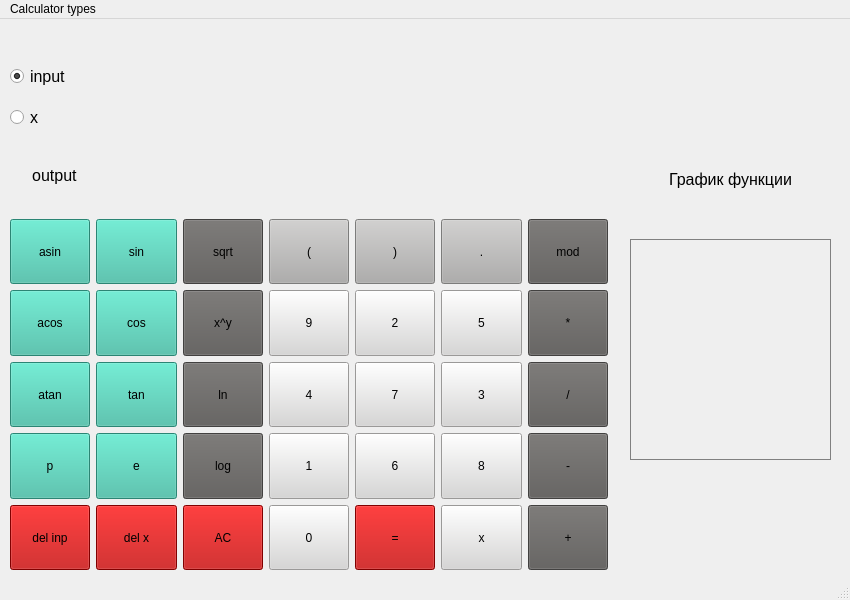
<?xml version="1.0" encoding="UTF-8"?>
<ui version="4.0">
 <class>MainWindow</class>
 <widget class="QMainWindow" name="MainWindow">
  <property name="enabled">
   <bool>true</bool>
  </property>
  <property name="geometry">
   <rect>
    <x>0</x>
    <y>0</y>
    <width>850</width>
    <height>600</height>
   </rect>
  </property>
  <property name="windowTitle">
   <string>Calculator</string>
  </property>
  <widget class="QWidget" name="centralwidget">
   <widget class="QWidget" name="layoutWidget">
    <property name="geometry">
     <rect>
      <x>10</x>
      <y>40</y>
      <width>601</width>
      <height>151</height>
     </rect>
    </property>
    <layout class="QGridLayout" name="gridLayout_2_main" rowstretch="1,1,2" columnstretch="1,5" rowminimumheight="1,1,1">
     <property name="sizeConstraint">
      <enum>QLayout::SetDefaultConstraint</enum>
     </property>
     <item row="0" column="1">
      <widget class="QLabel" name="label_input_enter">
       <property name="sizePolicy">
        <sizepolicy hsizetype="Preferred" vsizetype="MinimumExpanding">
         <horstretch>0</horstretch>
         <verstretch>0</verstretch>
        </sizepolicy>
       </property>
       <property name="font">
        <font>
         <pointsize>12</pointsize>
        </font>
       </property>
       <property name="styleSheet">
        <string notr="true">QLabel {
border:1px solid gray;
}

background-color:white;</string>
       </property>
       <property name="text">
        <string/>
       </property>
       <property name="textInteractionFlags">
        <set>Qt::LinksAccessibleByMouse</set>
       </property>
      </widget>
     </item>
     <item row="1" column="1">
      <widget class="QLabel" name="label_x_enter">
       <property name="sizePolicy">
        <sizepolicy hsizetype="Preferred" vsizetype="MinimumExpanding">
         <horstretch>0</horstretch>
         <verstretch>0</verstretch>
        </sizepolicy>
       </property>
       <property name="font">
        <font>
         <pointsize>12</pointsize>
        </font>
       </property>
       <property name="styleSheet">
        <string notr="true">QLabel {
border:1px solid gray;
}

background-color:white;</string>
       </property>
       <property name="text">
        <string/>
       </property>
      </widget>
     </item>
     <item row="2" column="0" alignment="Qt::AlignLeft">
      <widget class="QLabel" name="label_output">
       <property name="sizePolicy">
        <sizepolicy hsizetype="Preferred" vsizetype="MinimumExpanding">
         <horstretch>0</horstretch>
         <verstretch>0</verstretch>
        </sizepolicy>
       </property>
       <property name="font">
        <font>
         <pointsize>12</pointsize>
        </font>
       </property>
       <property name="styleSheet">
        <string notr="true"/>
       </property>
       <property name="text">
        <string>     output</string>
       </property>
      </widget>
     </item>
     <item row="2" column="1">
      <widget class="QLabel" name="label_output_enter">
       <property name="sizePolicy">
        <sizepolicy hsizetype="Preferred" vsizetype="MinimumExpanding">
         <horstretch>0</horstretch>
         <verstretch>0</verstretch>
        </sizepolicy>
       </property>
       <property name="font">
        <font>
         <pointsize>12</pointsize>
        </font>
       </property>
       <property name="styleSheet">
        <string notr="true">QLabel {
border:1px solid gray;
}

background-color:white;</string>
       </property>
       <property name="text">
        <string/>
       </property>
      </widget>
     </item>
     <item row="0" column="0" alignment="Qt::AlignLeft">
      <widget class="QRadioButton" name="radio_input">
       <property name="sizePolicy">
        <sizepolicy hsizetype="Minimum" vsizetype="MinimumExpanding">
         <horstretch>0</horstretch>
         <verstretch>0</verstretch>
        </sizepolicy>
       </property>
       <property name="font">
        <font>
         <pointsize>12</pointsize>
        </font>
       </property>
       <property name="text">
        <string>input</string>
       </property>
       <property name="checked">
        <bool>true</bool>
       </property>
      </widget>
     </item>
     <item row="1" column="0" alignment="Qt::AlignLeft">
      <widget class="QRadioButton" name="radio_x">
       <property name="sizePolicy">
        <sizepolicy hsizetype="Minimum" vsizetype="MinimumExpanding">
         <horstretch>0</horstretch>
         <verstretch>0</verstretch>
        </sizepolicy>
       </property>
       <property name="font">
        <font>
         <pointsize>12</pointsize>
        </font>
       </property>
       <property name="text">
        <string>x</string>
       </property>
      </widget>
     </item>
    </layout>
   </widget>
   <widget class="QWidget" name="layoutWidget">
    <property name="geometry">
     <rect>
      <x>10</x>
      <y>200</y>
      <width>598</width>
      <height>351</height>
     </rect>
    </property>
    <layout class="QGridLayout" name="gridLayout_main">
     <item row="1" column="4">
      <widget class="QPushButton" name="button_2">
       <property name="sizePolicy">
        <sizepolicy hsizetype="Minimum" vsizetype="Minimum">
         <horstretch>0</horstretch>
         <verstretch>0</verstretch>
        </sizepolicy>
       </property>
       <property name="maximumSize">
        <size>
         <width>16777215</width>
         <height>16777215</height>
        </size>
       </property>
       <property name="styleSheet">
        <string notr="true">QPushButton {
     background-color: #d7d6d5;
}</string>
       </property>
       <property name="text">
        <string>2</string>
       </property>
      </widget>
     </item>
     <item row="0" column="6">
      <widget class="QPushButton" name="button_mod">
       <property name="sizePolicy">
        <sizepolicy hsizetype="Minimum" vsizetype="Minimum">
         <horstretch>0</horstretch>
         <verstretch>0</verstretch>
        </sizepolicy>
       </property>
       <property name="maximumSize">
        <size>
         <width>16777215</width>
         <height>16777215</height>
        </size>
       </property>
       <property name="styleSheet">
        <string notr="true">QPushButton {
     background-color: #5d5b59;
}</string>
       </property>
       <property name="text">
        <string>mod</string>
       </property>
      </widget>
     </item>
     <item row="0" column="3">
      <widget class="QPushButton" name="button_open_bracket">
       <property name="sizePolicy">
        <sizepolicy hsizetype="Minimum" vsizetype="Minimum">
         <horstretch>0</horstretch>
         <verstretch>0</verstretch>
        </sizepolicy>
       </property>
       <property name="maximumSize">
        <size>
         <width>16777215</width>
         <height>16777215</height>
        </size>
       </property>
       <property name="styleSheet">
        <string notr="true">QPushButton {
     background-color: #aeadac;
}</string>
       </property>
       <property name="text">
        <string>(</string>
       </property>
      </widget>
     </item>
     <item row="0" column="0">
      <widget class="QPushButton" name="button_asin">
       <property name="sizePolicy">
        <sizepolicy hsizetype="Minimum" vsizetype="Minimum">
         <horstretch>0</horstretch>
         <verstretch>0</verstretch>
        </sizepolicy>
       </property>
       <property name="maximumSize">
        <size>
         <width>16777215</width>
         <height>16777215</height>
        </size>
       </property>
       <property name="styleSheet">
        <string notr="true">QPushButton {
     background-color: #3cbaa2;
}</string>
       </property>
       <property name="text">
        <string>asin</string>
       </property>
      </widget>
     </item>
     <item row="3" column="0">
      <widget class="QPushButton" name="button_pi">
       <property name="sizePolicy">
        <sizepolicy hsizetype="Minimum" vsizetype="Minimum">
         <horstretch>0</horstretch>
         <verstretch>0</verstretch>
        </sizepolicy>
       </property>
       <property name="maximumSize">
        <size>
         <width>16777215</width>
         <height>16777215</height>
        </size>
       </property>
       <property name="styleSheet">
        <string notr="true">QPushButton {
     background-color: #3cbaa2;
}</string>
       </property>
       <property name="text">
        <string>p</string>
       </property>
      </widget>
     </item>
     <item row="2" column="3">
      <widget class="QPushButton" name="button_4">
       <property name="sizePolicy">
        <sizepolicy hsizetype="Minimum" vsizetype="Minimum">
         <horstretch>0</horstretch>
         <verstretch>0</verstretch>
        </sizepolicy>
       </property>
       <property name="maximumSize">
        <size>
         <width>16777215</width>
         <height>16777215</height>
        </size>
       </property>
       <property name="styleSheet">
        <string notr="true">QPushButton {
     background-color: #d7d6d5;
}</string>
       </property>
       <property name="text">
        <string>4</string>
       </property>
      </widget>
     </item>
     <item row="3" column="5">
      <widget class="QPushButton" name="button_8">
       <property name="sizePolicy">
        <sizepolicy hsizetype="Minimum" vsizetype="Minimum">
         <horstretch>0</horstretch>
         <verstretch>0</verstretch>
        </sizepolicy>
       </property>
       <property name="maximumSize">
        <size>
         <width>16777215</width>
         <height>16777215</height>
        </size>
       </property>
       <property name="styleSheet">
        <string notr="true">QPushButton {
     background-color: #d7d6d5;
}</string>
       </property>
       <property name="text">
        <string>8</string>
       </property>
      </widget>
     </item>
     <item row="4" column="2">
      <widget class="QPushButton" name="button_AC">
       <property name="sizePolicy">
        <sizepolicy hsizetype="Minimum" vsizetype="Minimum">
         <horstretch>0</horstretch>
         <verstretch>0</verstretch>
        </sizepolicy>
       </property>
       <property name="maximumSize">
        <size>
         <width>16777215</width>
         <height>16777215</height>
        </size>
       </property>
       <property name="styleSheet">
        <string notr="true">QPushButton {
     background-color: #b40000;
}</string>
       </property>
       <property name="text">
        <string>AC</string>
       </property>
      </widget>
     </item>
     <item row="1" column="1">
      <widget class="QPushButton" name="button_cos">
       <property name="sizePolicy">
        <sizepolicy hsizetype="Minimum" vsizetype="Minimum">
         <horstretch>0</horstretch>
         <verstretch>0</verstretch>
        </sizepolicy>
       </property>
       <property name="maximumSize">
        <size>
         <width>16777215</width>
         <height>16777215</height>
        </size>
       </property>
       <property name="styleSheet">
        <string notr="true">QPushButton {
     background-color: #3cbaa2;
}</string>
       </property>
       <property name="text">
        <string>cos</string>
       </property>
      </widget>
     </item>
     <item row="3" column="2">
      <widget class="QPushButton" name="button_log">
       <property name="sizePolicy">
        <sizepolicy hsizetype="Minimum" vsizetype="Minimum">
         <horstretch>0</horstretch>
         <verstretch>0</verstretch>
        </sizepolicy>
       </property>
       <property name="maximumSize">
        <size>
         <width>16777215</width>
         <height>16777215</height>
        </size>
       </property>
       <property name="styleSheet">
        <string notr="true">QPushButton {
     background-color: #5d5b59;
}</string>
       </property>
       <property name="text">
        <string>log</string>
       </property>
      </widget>
     </item>
     <item row="3" column="4">
      <widget class="QPushButton" name="button_6">
       <property name="sizePolicy">
        <sizepolicy hsizetype="Minimum" vsizetype="Minimum">
         <horstretch>0</horstretch>
         <verstretch>0</verstretch>
        </sizepolicy>
       </property>
       <property name="maximumSize">
        <size>
         <width>16777215</width>
         <height>16777215</height>
        </size>
       </property>
       <property name="styleSheet">
        <string notr="true">QPushButton {
     background-color: #d7d6d5;
}</string>
       </property>
       <property name="text">
        <string>6</string>
       </property>
      </widget>
     </item>
     <item row="0" column="5">
      <widget class="QPushButton" name="button_dot">
       <property name="sizePolicy">
        <sizepolicy hsizetype="Minimum" vsizetype="Minimum">
         <horstretch>0</horstretch>
         <verstretch>0</verstretch>
        </sizepolicy>
       </property>
       <property name="maximumSize">
        <size>
         <width>16777215</width>
         <height>16777215</height>
        </size>
       </property>
       <property name="styleSheet">
        <string notr="true">QPushButton {
     background-color: #aeadac;
}</string>
       </property>
       <property name="text">
        <string>.</string>
       </property>
      </widget>
     </item>
     <item row="4" column="1">
      <widget class="QPushButton" name="button_delete_x">
       <property name="sizePolicy">
        <sizepolicy hsizetype="Minimum" vsizetype="Minimum">
         <horstretch>0</horstretch>
         <verstretch>0</verstretch>
        </sizepolicy>
       </property>
       <property name="maximumSize">
        <size>
         <width>16777215</width>
         <height>16777215</height>
        </size>
       </property>
       <property name="styleSheet">
        <string notr="true">QPushButton {
     background-color: #b40000;
}</string>
       </property>
       <property name="text">
        <string>del x</string>
       </property>
      </widget>
     </item>
     <item row="4" column="0">
      <widget class="QPushButton" name="button_delete_input">
       <property name="sizePolicy">
        <sizepolicy hsizetype="Minimum" vsizetype="Minimum">
         <horstretch>0</horstretch>
         <verstretch>0</verstretch>
        </sizepolicy>
       </property>
       <property name="maximumSize">
        <size>
         <width>16777215</width>
         <height>16777215</height>
        </size>
       </property>
       <property name="styleSheet">
        <string notr="true">QPushButton {
     background-color: #b40000;
}</string>
       </property>
       <property name="text">
        <string>del inp</string>
       </property>
      </widget>
     </item>
     <item row="4" column="3">
      <widget class="QPushButton" name="button_0">
       <property name="sizePolicy">
        <sizepolicy hsizetype="Minimum" vsizetype="Minimum">
         <horstretch>0</horstretch>
         <verstretch>0</verstretch>
        </sizepolicy>
       </property>
       <property name="maximumSize">
        <size>
         <width>16777215</width>
         <height>16777215</height>
        </size>
       </property>
       <property name="styleSheet">
        <string notr="true">QPushButton {
     background-color: #d7d6d5;
}</string>
       </property>
       <property name="text">
        <string>0</string>
       </property>
      </widget>
     </item>
     <item row="1" column="3">
      <widget class="QPushButton" name="button_9">
       <property name="sizePolicy">
        <sizepolicy hsizetype="Minimum" vsizetype="Minimum">
         <horstretch>0</horstretch>
         <verstretch>0</verstretch>
        </sizepolicy>
       </property>
       <property name="maximumSize">
        <size>
         <width>16777215</width>
         <height>16777215</height>
        </size>
       </property>
       <property name="styleSheet">
        <string notr="true">QPushButton {
     background-color: #d7d6d5;
}</string>
       </property>
       <property name="text">
        <string>9</string>
       </property>
      </widget>
     </item>
     <item row="3" column="6">
      <widget class="QPushButton" name="button_sub">
       <property name="sizePolicy">
        <sizepolicy hsizetype="Minimum" vsizetype="Minimum">
         <horstretch>0</horstretch>
         <verstretch>0</verstretch>
        </sizepolicy>
       </property>
       <property name="maximumSize">
        <size>
         <width>16777215</width>
         <height>16777215</height>
        </size>
       </property>
       <property name="styleSheet">
        <string notr="true">QPushButton {
     background-color: #5d5b59;
}</string>
       </property>
       <property name="text">
        <string>-</string>
       </property>
      </widget>
     </item>
     <item row="4" column="6">
      <widget class="QPushButton" name="button_add">
       <property name="sizePolicy">
        <sizepolicy hsizetype="Minimum" vsizetype="Minimum">
         <horstretch>0</horstretch>
         <verstretch>0</verstretch>
        </sizepolicy>
       </property>
       <property name="maximumSize">
        <size>
         <width>16777215</width>
         <height>16777215</height>
        </size>
       </property>
       <property name="styleSheet">
        <string notr="true">QPushButton {
     background-color: #5d5b59;
}</string>
       </property>
       <property name="text">
        <string>+</string>
       </property>
      </widget>
     </item>
     <item row="2" column="6">
      <widget class="QPushButton" name="button_div">
       <property name="sizePolicy">
        <sizepolicy hsizetype="Minimum" vsizetype="Minimum">
         <horstretch>0</horstretch>
         <verstretch>0</verstretch>
        </sizepolicy>
       </property>
       <property name="maximumSize">
        <size>
         <width>16777215</width>
         <height>16777215</height>
        </size>
       </property>
       <property name="styleSheet">
        <string notr="true">QPushButton {
     background-color: #5d5b59;
}</string>
       </property>
       <property name="text">
        <string>/</string>
       </property>
      </widget>
     </item>
     <item row="1" column="0">
      <widget class="QPushButton" name="button_acos">
       <property name="sizePolicy">
        <sizepolicy hsizetype="Minimum" vsizetype="Minimum">
         <horstretch>0</horstretch>
         <verstretch>0</verstretch>
        </sizepolicy>
       </property>
       <property name="maximumSize">
        <size>
         <width>16777215</width>
         <height>16777215</height>
        </size>
       </property>
       <property name="styleSheet">
        <string notr="true">QPushButton {
     background-color: #3cbaa2;
}</string>
       </property>
       <property name="text">
        <string>acos</string>
       </property>
      </widget>
     </item>
     <item row="2" column="2">
      <widget class="QPushButton" name="button_ln">
       <property name="sizePolicy">
        <sizepolicy hsizetype="Minimum" vsizetype="Minimum">
         <horstretch>0</horstretch>
         <verstretch>0</verstretch>
        </sizepolicy>
       </property>
       <property name="maximumSize">
        <size>
         <width>16777215</width>
         <height>16777215</height>
        </size>
       </property>
       <property name="styleSheet">
        <string notr="true">QPushButton {
     background-color: #5d5b59;
}</string>
       </property>
       <property name="text">
        <string>ln</string>
       </property>
      </widget>
     </item>
     <item row="2" column="5">
      <widget class="QPushButton" name="button_3">
       <property name="sizePolicy">
        <sizepolicy hsizetype="Minimum" vsizetype="Minimum">
         <horstretch>0</horstretch>
         <verstretch>0</verstretch>
        </sizepolicy>
       </property>
       <property name="maximumSize">
        <size>
         <width>16777215</width>
         <height>16777215</height>
        </size>
       </property>
       <property name="styleSheet">
        <string notr="true">QPushButton {
     background-color: #d7d6d5;
}</string>
       </property>
       <property name="text">
        <string>3</string>
       </property>
      </widget>
     </item>
     <item row="2" column="0">
      <widget class="QPushButton" name="button_atan">
       <property name="sizePolicy">
        <sizepolicy hsizetype="Minimum" vsizetype="Minimum">
         <horstretch>0</horstretch>
         <verstretch>0</verstretch>
        </sizepolicy>
       </property>
       <property name="maximumSize">
        <size>
         <width>16777215</width>
         <height>16777215</height>
        </size>
       </property>
       <property name="styleSheet">
        <string notr="true">QPushButton {
     background-color: #3cbaa2;
}</string>
       </property>
       <property name="text">
        <string>atan</string>
       </property>
      </widget>
     </item>
     <item row="1" column="2">
      <widget class="QPushButton" name="button_pow">
       <property name="sizePolicy">
        <sizepolicy hsizetype="Minimum" vsizetype="Minimum">
         <horstretch>0</horstretch>
         <verstretch>0</verstretch>
        </sizepolicy>
       </property>
       <property name="maximumSize">
        <size>
         <width>16777215</width>
         <height>16777215</height>
        </size>
       </property>
       <property name="styleSheet">
        <string notr="true">QPushButton {
     background-color: #5d5b59;
}</string>
       </property>
       <property name="text">
        <string>x^y</string>
       </property>
      </widget>
     </item>
     <item row="2" column="1">
      <widget class="QPushButton" name="button_tan">
       <property name="sizePolicy">
        <sizepolicy hsizetype="Minimum" vsizetype="Minimum">
         <horstretch>0</horstretch>
         <verstretch>0</verstretch>
        </sizepolicy>
       </property>
       <property name="maximumSize">
        <size>
         <width>16777215</width>
         <height>16777215</height>
        </size>
       </property>
       <property name="styleSheet">
        <string notr="true">QPushButton {
     background-color: #3cbaa2;
}</string>
       </property>
       <property name="text">
        <string>tan</string>
       </property>
      </widget>
     </item>
     <item row="0" column="2">
      <widget class="QPushButton" name="button_sqrt">
       <property name="sizePolicy">
        <sizepolicy hsizetype="Minimum" vsizetype="Minimum">
         <horstretch>0</horstretch>
         <verstretch>0</verstretch>
        </sizepolicy>
       </property>
       <property name="maximumSize">
        <size>
         <width>16777215</width>
         <height>16777215</height>
        </size>
       </property>
       <property name="styleSheet">
        <string notr="true">QPushButton {
     background-color: #5d5b59;
}</string>
       </property>
       <property name="text">
        <string>sqrt</string>
       </property>
      </widget>
     </item>
     <item row="0" column="4">
      <widget class="QPushButton" name="button_close_bracket">
       <property name="sizePolicy">
        <sizepolicy hsizetype="Minimum" vsizetype="Minimum">
         <horstretch>0</horstretch>
         <verstretch>0</verstretch>
        </sizepolicy>
       </property>
       <property name="maximumSize">
        <size>
         <width>16777215</width>
         <height>16777215</height>
        </size>
       </property>
       <property name="styleSheet">
        <string notr="true">QPushButton {
     background-color: #aeadac;
}</string>
       </property>
       <property name="text">
        <string>)</string>
       </property>
      </widget>
     </item>
     <item row="3" column="1">
      <widget class="QPushButton" name="button_e">
       <property name="sizePolicy">
        <sizepolicy hsizetype="Minimum" vsizetype="Minimum">
         <horstretch>0</horstretch>
         <verstretch>0</verstretch>
        </sizepolicy>
       </property>
       <property name="maximumSize">
        <size>
         <width>16777215</width>
         <height>16777215</height>
        </size>
       </property>
       <property name="autoFillBackground">
        <bool>false</bool>
       </property>
       <property name="styleSheet">
        <string notr="true">QPushButton {
     background-color: #3cbaa2;
}</string>
       </property>
       <property name="text">
        <string>e</string>
       </property>
      </widget>
     </item>
     <item row="1" column="5">
      <widget class="QPushButton" name="button_5">
       <property name="sizePolicy">
        <sizepolicy hsizetype="Minimum" vsizetype="Minimum">
         <horstretch>0</horstretch>
         <verstretch>0</verstretch>
        </sizepolicy>
       </property>
       <property name="maximumSize">
        <size>
         <width>16777215</width>
         <height>16777215</height>
        </size>
       </property>
       <property name="styleSheet">
        <string notr="true">QPushButton {
     background-color: #d7d6d5;
}</string>
       </property>
       <property name="text">
        <string>5</string>
       </property>
      </widget>
     </item>
     <item row="3" column="3">
      <widget class="QPushButton" name="button_1">
       <property name="sizePolicy">
        <sizepolicy hsizetype="Minimum" vsizetype="Minimum">
         <horstretch>0</horstretch>
         <verstretch>0</verstretch>
        </sizepolicy>
       </property>
       <property name="maximumSize">
        <size>
         <width>16777215</width>
         <height>16777215</height>
        </size>
       </property>
       <property name="styleSheet">
        <string notr="true">QPushButton {
     background-color: #d7d6d5;
}</string>
       </property>
       <property name="text">
        <string>1</string>
       </property>
      </widget>
     </item>
     <item row="0" column="1">
      <widget class="QPushButton" name="button_sin">
       <property name="sizePolicy">
        <sizepolicy hsizetype="Minimum" vsizetype="Minimum">
         <horstretch>0</horstretch>
         <verstretch>0</verstretch>
        </sizepolicy>
       </property>
       <property name="maximumSize">
        <size>
         <width>16777215</width>
         <height>16777215</height>
        </size>
       </property>
       <property name="styleSheet">
        <string notr="true">QPushButton {
     background-color: #3cbaa2;
}</string>
       </property>
       <property name="text">
        <string>sin</string>
       </property>
      </widget>
     </item>
     <item row="2" column="4">
      <widget class="QPushButton" name="button_7">
       <property name="sizePolicy">
        <sizepolicy hsizetype="Minimum" vsizetype="Minimum">
         <horstretch>0</horstretch>
         <verstretch>0</verstretch>
        </sizepolicy>
       </property>
       <property name="maximumSize">
        <size>
         <width>16777215</width>
         <height>16777215</height>
        </size>
       </property>
       <property name="styleSheet">
        <string notr="true">QPushButton {
     background-color: #d7d6d5;
}</string>
       </property>
       <property name="text">
        <string>7</string>
       </property>
      </widget>
     </item>
     <item row="1" column="6">
      <widget class="QPushButton" name="button_mul">
       <property name="sizePolicy">
        <sizepolicy hsizetype="Minimum" vsizetype="Minimum">
         <horstretch>0</horstretch>
         <verstretch>0</verstretch>
        </sizepolicy>
       </property>
       <property name="maximumSize">
        <size>
         <width>16777215</width>
         <height>16777215</height>
        </size>
       </property>
       <property name="styleSheet">
        <string notr="true">QPushButton {
     background-color: #5d5b59;
}</string>
       </property>
       <property name="text">
        <string>*</string>
       </property>
      </widget>
     </item>
     <item row="4" column="4">
      <widget class="QPushButton" name="button_eq">
       <property name="sizePolicy">
        <sizepolicy hsizetype="Minimum" vsizetype="Minimum">
         <horstretch>0</horstretch>
         <verstretch>0</verstretch>
        </sizepolicy>
       </property>
       <property name="maximumSize">
        <size>
         <width>16777215</width>
         <height>16777215</height>
        </size>
       </property>
       <property name="autoFillBackground">
        <bool>false</bool>
       </property>
       <property name="styleSheet">
        <string notr="true">QPushButton {
     background-color: #b40000;
}</string>
       </property>
       <property name="text">
        <string>=</string>
       </property>
      </widget>
     </item>
     <item row="4" column="5">
      <widget class="QPushButton" name="button_x">
       <property name="sizePolicy">
        <sizepolicy hsizetype="Minimum" vsizetype="Minimum">
         <horstretch>0</horstretch>
         <verstretch>0</verstretch>
        </sizepolicy>
       </property>
       <property name="maximumSize">
        <size>
         <width>16777215</width>
         <height>16777215</height>
        </size>
       </property>
       <property name="autoFillBackground">
        <bool>false</bool>
       </property>
       <property name="styleSheet">
        <string notr="true">QPushButton {
     background-color: #d7d6d5;
}</string>
       </property>
       <property name="text">
        <string>x</string>
       </property>
      </widget>
     </item>
    </layout>
   </widget>
   <widget class="QCustomPlot" name="widget" native="true">
    <property name="geometry">
     <rect>
      <x>630</x>
      <y>220</y>
      <width>201</width>
      <height>221</height>
     </rect>
    </property>
    <property name="styleSheet">
     <string notr="true">border:1px solid gray;</string>
    </property>
   </widget>
   <widget class="QLabel" name="label_graph">
    <property name="geometry">
     <rect>
      <x>660</x>
      <y>130</y>
      <width>141</width>
      <height>61</height>
     </rect>
    </property>
    <property name="sizePolicy">
     <sizepolicy hsizetype="Preferred" vsizetype="MinimumExpanding">
      <horstretch>0</horstretch>
      <verstretch>0</verstretch>
     </sizepolicy>
    </property>
    <property name="font">
     <font>
      <pointsize>12</pointsize>
     </font>
    </property>
    <property name="styleSheet">
     <string notr="true"/>
    </property>
    <property name="text">
     <string>График функции</string>
    </property>
    <property name="alignment">
     <set>Qt::AlignCenter</set>
    </property>
   </widget>
  </widget>
  <widget class="QMenuBar" name="menubar">
   <property name="geometry">
    <rect>
     <x>0</x>
     <y>0</y>
     <width>850</width>
     <height>22</height>
    </rect>
   </property>
   <widget class="QMenu" name="menuCalculator_types">
    <property name="title">
     <string>Calculator types</string>
    </property>
    <addaction name="actionEngineering_Calculator"/>
    <addaction name="actionCredit_Calculator"/>
    <addaction name="actionDeposit_Calculator"/>
   </widget>
   <addaction name="menuCalculator_types"/>
  </widget>
  <widget class="QStatusBar" name="statusbar"/>
  <action name="actionEngineering_Calculator">
   <property name="text">
    <string>Engineering Calculator</string>
   </property>
   <property name="iconVisibleInMenu">
    <bool>true</bool>
   </property>
  </action>
  <action name="actionCredit_Calculator">
   <property name="text">
    <string>Credit Calculator</string>
   </property>
  </action>
  <action name="actionDeposit_Calculator">
   <property name="text">
    <string>Deposit Calculator</string>
   </property>
  </action>
  <action name="actionHelps">
   <property name="text">
    <string>Helps</string>
   </property>
  </action>
 </widget>
 <customwidgets>
  <customwidget>
   <class>QCustomPlot</class>
   <extends>QWidget</extends>
   <header>qcustomplot.h</header>
   <container>1</container>
  </customwidget>
 </customwidgets>
 <resources/>
 <connections/>
</ui>
